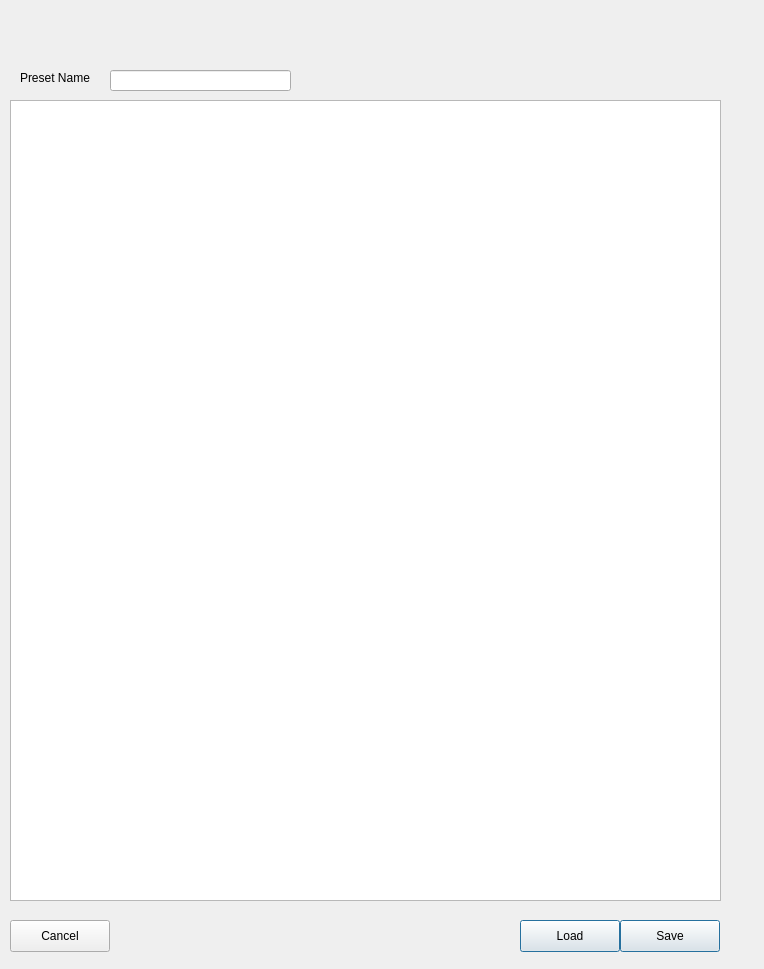
<?xml version="1.0" encoding="UTF-8"?>
<ui version="4.0">
 <class>preset_widget</class>
 <widget class="QWidget" name="preset_widget">
  <property name="geometry">
   <rect>
    <x>0</x>
    <y>0</y>
    <width>764</width>
    <height>969</height>
   </rect>
  </property>
  <property name="windowTitle">
   <string>Form</string>
  </property>
  <widget class="QPushButton" name="saveButton">
   <property name="geometry">
    <rect>
     <x>620</x>
     <y>920</y>
     <width>100</width>
     <height>32</height>
    </rect>
   </property>
   <property name="text">
    <string>Save</string>
   </property>
   <property name="autoDefault">
    <bool>true</bool>
   </property>
   <property name="default">
    <bool>true</bool>
   </property>
  </widget>
  <widget class="QListView" name="itemListView">
   <property name="geometry">
    <rect>
     <x>10</x>
     <y>100</y>
     <width>711</width>
     <height>801</height>
    </rect>
   </property>
  </widget>
  <widget class="QLabel" name="label">
   <property name="geometry">
    <rect>
     <x>20</x>
     <y>70</y>
     <width>91</width>
     <height>16</height>
    </rect>
   </property>
   <property name="text">
    <string>Preset Name</string>
   </property>
  </widget>
  <widget class="QLineEdit" name="presetNameEdit">
   <property name="geometry">
    <rect>
     <x>110</x>
     <y>70</y>
     <width>181</width>
     <height>21</height>
    </rect>
   </property>
  </widget>
  <widget class="QPushButton" name="cancelButton">
   <property name="geometry">
    <rect>
     <x>10</x>
     <y>920</y>
     <width>100</width>
     <height>32</height>
    </rect>
   </property>
   <property name="text">
    <string>Cancel</string>
   </property>
  </widget>
  <widget class="QPushButton" name="loadButton">
   <property name="geometry">
    <rect>
     <x>520</x>
     <y>920</y>
     <width>100</width>
     <height>32</height>
    </rect>
   </property>
   <property name="text">
    <string>Load</string>
   </property>
   <property name="autoDefault">
    <bool>true</bool>
   </property>
   <property name="default">
    <bool>true</bool>
   </property>
  </widget>
 </widget>
 <resources/>
 <connections/>
</ui>
